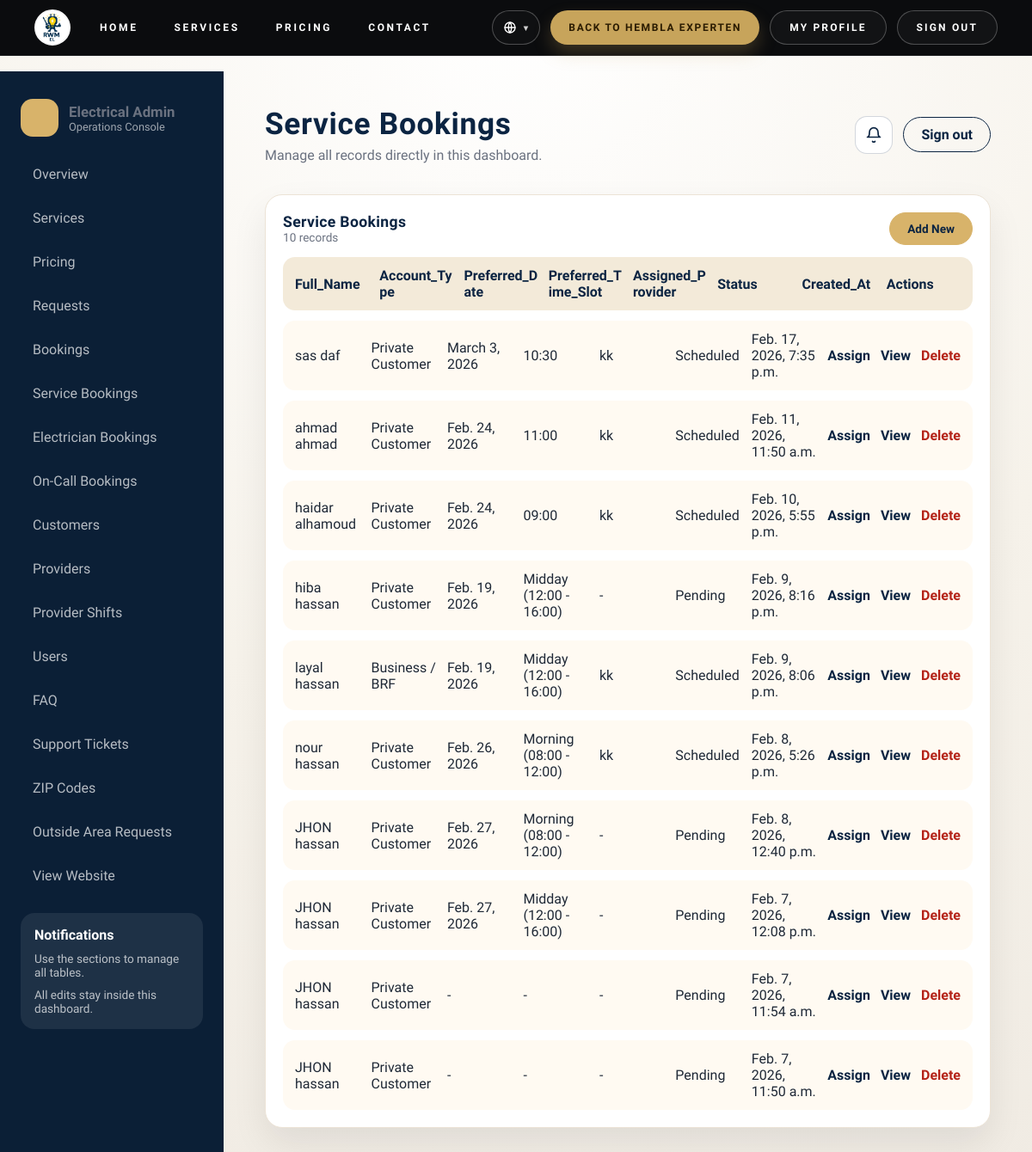
/dashboard/service-bookings/ (signed in), run on an earlier commit of the app's database.
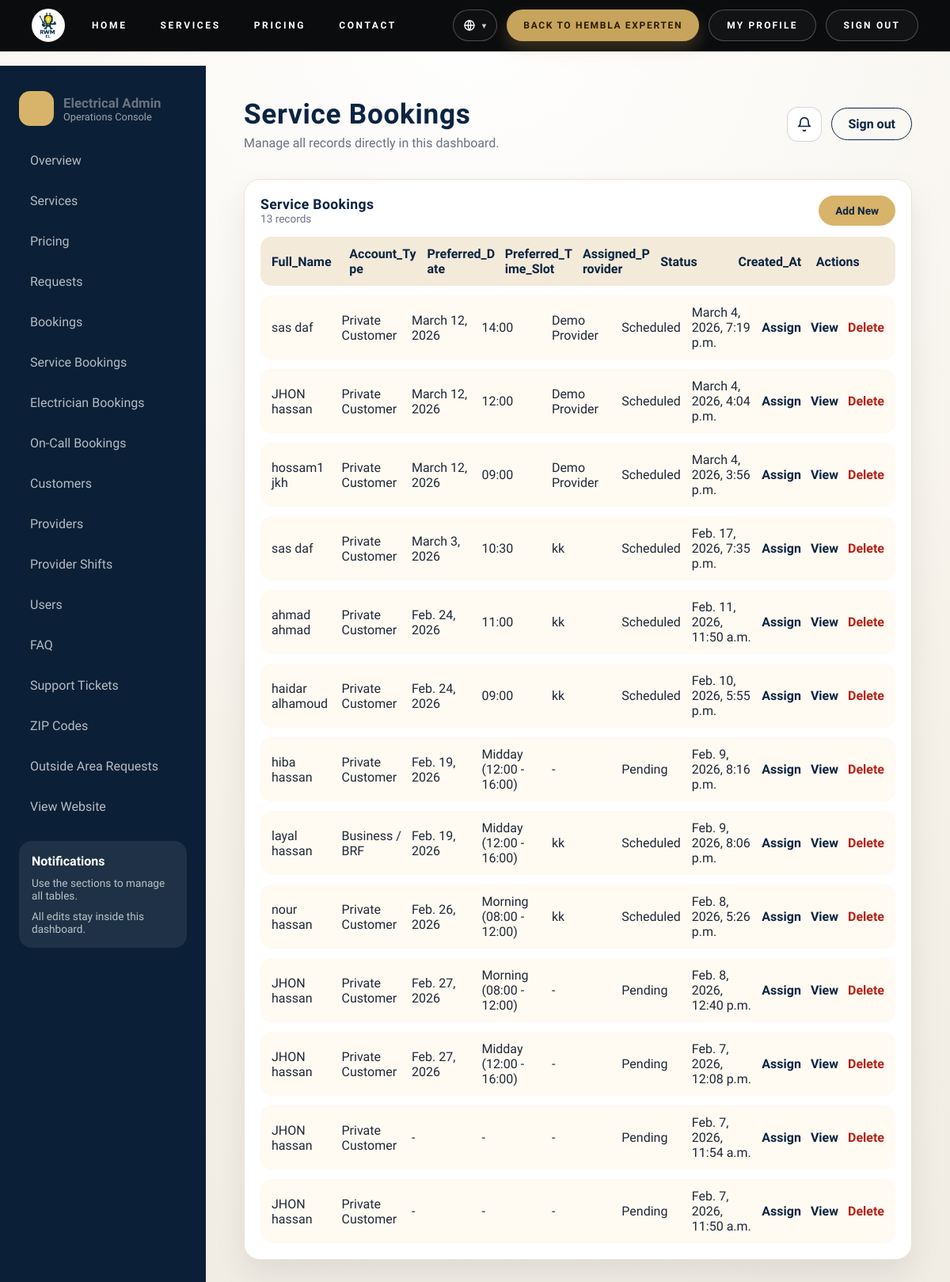
And on a later commit of the database.
### electricity/models.py (models this page shows, shortened)
class ServiceBooking(models.Model):
    class AccountType(models.TextChoices):
        PRIVATE = "private", "Private Customer"
        BUSINESS = "business", "Business / BRF"
    class BillingType(models.TextChoices):
        PRIVATE = "private", "Private (Personal ID)"
        BUSINESS = "business", "Business (Org Number)"
    class Status(models.TextChoices):
        PENDING = "pending", "Pending"
        CONFIRMED = "confirmed", "Confirmed"
        SCHEDULED = "scheduled", "Scheduled"
        ON_THE_WAY = "on_the_way", "On the way"
        STARTED = "started", "Started"
        PAUSED = "paused", "Paused"
        RESUMED = "resumed", "Resumed"
        COMPLETED = "completed", "Completed"
        NOT_AVAILABLE = "not_available", "Arrived but customer not available"
        CANCELED = "canceled", "Canceled"
    class PricingType(models.TextChoices):
        HOURLY = "hourly", "Hourly electrician"
        FIXED = "fixed", "Fixed service price"
    account_type = models.CharField(max_length=20, choices=AccountType.choices)
    full_name = models.CharField(max_length=160)
    email = models.EmailField()
    phone = models.CharField(max_length=40, blank=True)
    street_address = models.CharField(max_length=200, blank=True)
    city = models.CharField(max_length=80, blank=True)
    region = models.CharField(max_length=80, blank=True)
    country = models.CharField(max_length=60, default="Sweden")
    property_type = models.CharField(max_length=60, blank=True)
    year_built = models.CharField(max_length=20, blank=True)
    property_size = models.CharField(max_length=40, blank=True)
    system_upgraded = models.BooleanField(default=False)
    services = models.JSONField(default=list, blank=True)
    work_description = models.TextField(blank=True)
    urgent = models.BooleanField(default=False)
    pricing_type = models.CharField(
        max_length=20, choices=PricingType.choices, default=PricingType.FIXED
    )
    hourly_hours = models.PositiveIntegerField(default=1)
    hourly_rate_snapshot = models.DecimalField(max_digits=10, decimal_places=2, default=0)
    fixed_services_total = models.DecimalField(max_digits=10, decimal_places=2, default=0)
    preferred_date = models.DateField(blank=True, null=True)
    preferred_time_slot = models.CharField(max_length=60, blank=True)
    alt_date = models.DateField(blank=True, null=True)
    alt_time_slot = models.CharField(max_length=60, blank=True)
    zip_code = models.CharField(max_length=10, blank=True)
    duration_minutes = models.PositiveIntegerField(default=0)
    start_at = models.DateTimeField(null=True, blank=True)
    end_at = models.DateTimeField(null=True, blank=True)
    labor_rate = models.DecimalField(max_digits=10, decimal_places=2, default=0)
    transport_fee = models.DecimalField(max_digits=10, decimal_places=2, default=0)
    base_fee = models.DecimalField(max_digits=10, decimal_places=2, default=0)
    service_fee_total = models.DecimalField(max_digits=10, decimal_places=2, default=0)
    night_rate = models.DecimalField(max_digits=10, decimal_places=2, default=0)
    currency = models.CharField(max_length=10, default="SEK")
    promo_code = models.CharField(max_length=40, blank=True)
    rot_deduction = models.BooleanField(default=False)
    estimated_total = models.DecimalField(max_digits=10, decimal_places=2, default=0)
    billing_type = models.CharField(max_length=20, choices=BillingType.choices, blank=True)
    personal_id = models.CharField(max_length=40, blank=True)
    organization_number = models.CharField(max_length=40, blank=True)
    company_name = models.CharField(max_length=160, blank=True)
    brf_property = models.BooleanField(default=False)
    brf_name = models.CharField(max_length=120, blank=True)
    apartment_number = models.CharField(max_length=20, blank=True)
    uploads = models.JSONField(default=list, blank=True)
    assigned_provider = models.ForeignKey(
        "ProviderProfile",
        on_delete=models.SET_NULL,
        null=True,
        blank=True,
        related_name="assigned_service_bookings",
    )
    status = models.CharField(max_length=20, choices=Status.choices, default=Status.PENDING)
    created_at = models.DateTimeField(auto_now_add=True)
    class Meta:
        ordering = ["-created_at"]

class ProviderProfile(models.Model):
    user = models.OneToOneField("auth.User", on_delete=models.CASCADE, related_name="provider_profile")
    display_name = models.CharField(max_length=160)
    phone = models.CharField(max_length=40, blank=True)
    zip_code = models.CharField(max_length=10, blank=True)
    is_active = models.BooleanField(default=True)
    def __str__(self):
        return self.display_name

### electricity/views.py (the view)
# urls.py: path("dashboard/service-bookings/", views.dashboard_service_bookings, name="dashboard_service_bookings"),
@login_required
def dashboard_service_bookings(request):
    guard = _dashboard_access_or_redirect(request)
    if guard:
        return guard
    items = ServiceBooking.objects.all().order_by("-created_at")
    return render(
        request,
        "electricity/dashboard/list.html",
        {
            "title": "Service Bookings",
            "items": items,
            "fields": [
                "full_name",
                "account_type",
                "preferred_date",
                "preferred_time_slot",
                "assigned_provider",
                "status",
                "created_at",
            ],
            "create_url": "electricity:dashboard_service_bookings_add",
            "edit_url": "electricity:dashboard_service_bookings_edit",
            "delete_url": "electricity:dashboard_service_bookings_delete",
            "assign_url": "electricity:dashboard_service_bookings_assign",
        },
    )

### electricity/templatetags/electricity_extras.py (called while the page is built)
@register.filter
def display_value(obj, field_name):
    try:
        value = getattr(obj, field_name)
    except Exception:
        return "-"
    display_method = getattr(obj, f"get_{field_name}_display", None)
    if callable(display_method) and not isinstance(value, (list, tuple)):
        display_value_result = display_method()
        return display_value_result or "-"
    if isinstance(value, bool):
        return "Yes" if value else "No"
    if value in (None, "", [], ()):
        return "-"
    if isinstance(value, (list, tuple)):
        return ", ".join(_humanize_field_item(field_name, item) for item in value if item not in (None, "")) or "-"
    return value

### electricity/views.py (called while the page is built)
def _require_dashboard_access(request):
    user = request.user
    if not user.is_authenticated:
        return False
    if user.is_superuser or user.is_staff:
        return True
    return electricity_admin_site.has_permission(request)

def _dashboard_access_or_redirect(request):
    if _require_dashboard_access(request):
        return None
    return redirect("admin:login")

### electricity/templates/electricity/dashboard/list.html
﻿{% extends "electricity/dashboard/base.html" %}
{% load electricity_extras i18n %}
{% block page_title %}{{ title }}{% endblock %}
{% block page_subtitle %}Manage all records directly in this dashboard.{% endblock %}
{% block content %}
<section class="dash-panel dash-panel-wide">
    <div class="panel-header">
        <div>
            <h2>{{ title }}</h2>
            <div class="panel-meta">{{ items|length }} records</div>
        </div>
        <div class="panel-actions">
            <a class="dash-btn primary" href="{% url create_url %}">Add New</a>
        </div>
    </div>
    <div class="panel-table">
        <div class="panel-row panel-row-head">
            {% for field in fields %}
                <span>{{ field|title }}</span>
            {% endfor %}
            <span>Actions</span>
        </div>
        {% for row in items %}
            <div class="panel-row">
                {% for field in fields %}
                    <span>{{ row|display_value:field }}</span>
                {% endfor %}
                <span class="row-actions">
                    {% if assign_url %}
                      <a href="{% url assign_url row.id %}">Assign</a>
                    {% endif %}
                    <a href="{% url edit_url row.id %}?view=1">View</a>
                    <a class="danger" href="{% url delete_url row.id %}">Delete</a>
                </span>
            </div>
        {% empty %}
            <div class="panel-empty">No records yet.</div>
        {% endfor %}
    </div>
</section>
{% endblock %}

What changed in the data, as far as the page shows it:
added ServiceBooking: fields "sas daf" "Private Customer" "March 12, 2026" "14:00" "Demo Provider" "Scheduled" "March 4, 2026, 7:19 p.m."
added ServiceBooking: fields "JHON hassan" "Private Customer" "March 12, 2026" "12:00" "Demo Provider" "Scheduled" "March 4, 2026, 4:04 p.m."
added ServiceBooking: fields "hossam1 jkh" "Private Customer" "March 12, 2026" "09:00" "Demo Provider" "Scheduled" "March 4, 2026, 3:56 p.m."
Also different on the page:
{{ items|length }}: "10" → "13"
